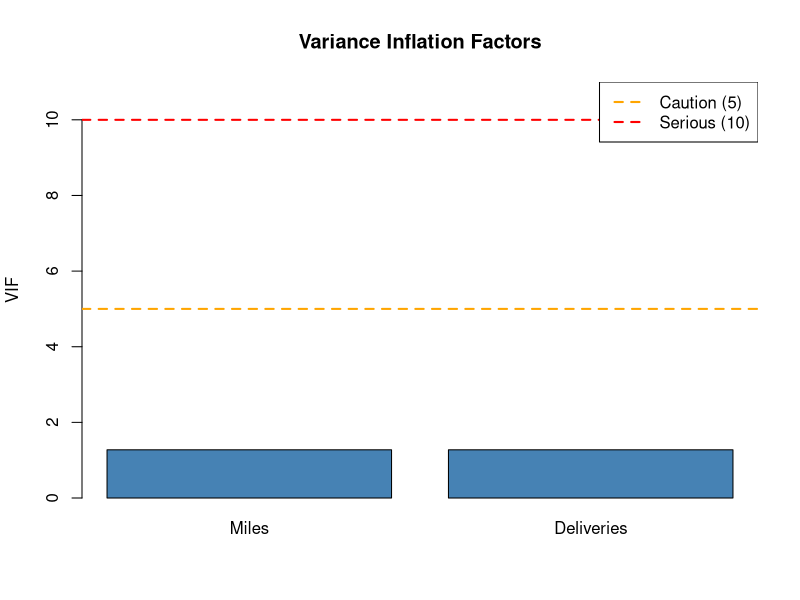

R code for this plot:
# fits a model with
# several predictors but never checks whether those predictors are
# highly correlated with each other (multicollinearity), which can
# make coefficient estimates unstable.

# install.packages("car")
library(car)

butler_with_deliveries_df <- data.frame(
  Time = c(9.3, 4.8, 8.9, 6.5, 4.2, 7.4, 8.9, 9.1),
  Miles = c(100, 50, 100, 100, 50, 80, 90, 90),
  Deliveries = c(4, 3, 4, 2, 2, 3, 4, 3)
)

butler_MLR <- lm(Time ~ Miles + Deliveries, data = butler_with_deliveries_df)

# vif() computes the Variance Inflation Factor for each predictor.
# As a rule of thumb, VIF > 5 or 10 signals problematic multicollinearity
vif_values <- vif(butler_MLR)
vif_values

# --- chart: bar chart of VIF values with the common threshold lines marked ---
barplot(vif_values, col = "steelblue", ylim = c(0, max(vif_values, 10) + 1),
        main = "Variance Inflation Factors", ylab = "VIF")
abline(h = 5, col = "orange", lty = 2, lwd = 2)
abline(h = 10, col = "red", lty = 2, lwd = 2)
legend("topright", legend = c("Caution (5)", "Serious (10)"),
       col = c("orange", "red"), lty = 2, lwd = 2)
